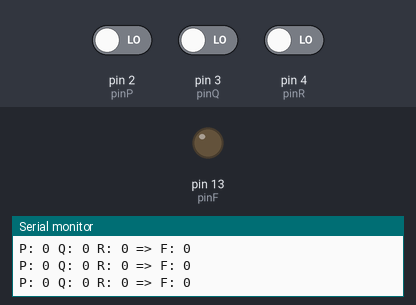
The sketch below on a simulated Arduino Uno, built with avr-gcc and run on an emulated ATmega328P. Parts: output pins drawn as LEDs (lit = HIGH), the last lines printed to the serial monitor. The test bench sets the inputs (shaded band); at power-on: pin 2 (pinP) LOW, pin 3 (pinQ) LOW, pin 4 (pinR) LOW.

Above: at 1.8 s.
1.9 s: pin 2 (pinP) driven HIGH
At 2.7 s:
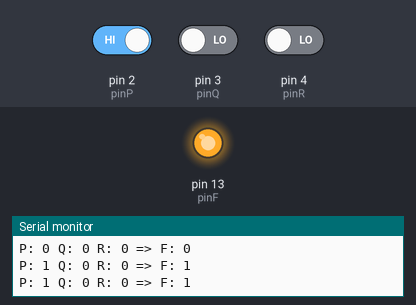
3.5 s: pin 2 (pinP) driven LOW
At 3.9 s:
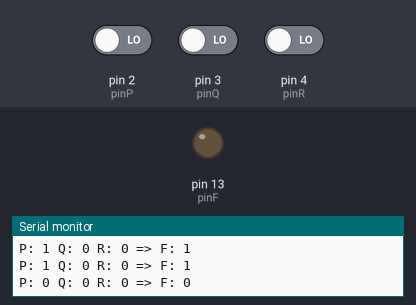
5.0 s: pin 3 (pinQ) driven HIGH
At 6.3 s:
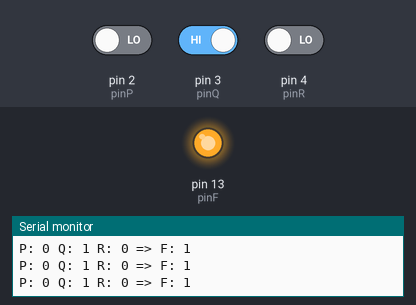
Timing chart, 0 to 8.0 s (numbered marks = the images above; inputs shaded):
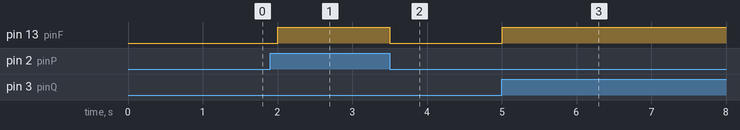

Measured:
- after the input at 1.9 s, pin 13 (pinF): LOW → HIGH after 0.10 s
- after the input at 3.5 s, pin 13 (pinF): HIGH → LOW at once
- after the input at 5.0 s, pin 13 (pinF): LOW → HIGH at once

The sketch:

gate_q2.ino
```cpp
// Pin Definitions
const int pinP = 2;
const int pinQ = 3;
const int pinR = 4;
const int pinF = 13;  // Built-in LED for output

void setup() {
  // Set pin modes
  pinMode(pinP, INPUT);
  pinMode(pinQ, INPUT);
  pinMode(pinR, INPUT);
  pinMode(pinF, OUTPUT);

  // Optional: Start serial monitor
  Serial.begin(9600);
}

void loop() {
  // Read inputs
  int P = digitalRead(pinP);
  int Q = digitalRead(pinQ);
  int R = digitalRead(pinR);

  // Compute F = (P AND Q) OR (Q AND NOT R) OR (P AND NOT R)
  int F = (P && Q) || (Q && !R) || (P && !R);

  // Output result
  digitalWrite(pinF, F);

  // Debug output (optional)
  Serial.print("P: "); Serial.print(P);
  Serial.print(" Q: "); Serial.print(Q);
  Serial.print(" R: "); Serial.print(R);
  Serial.print(" => F: "); Serial.println(F);

  delay(500);  // Update every 0.5 second
}
```
